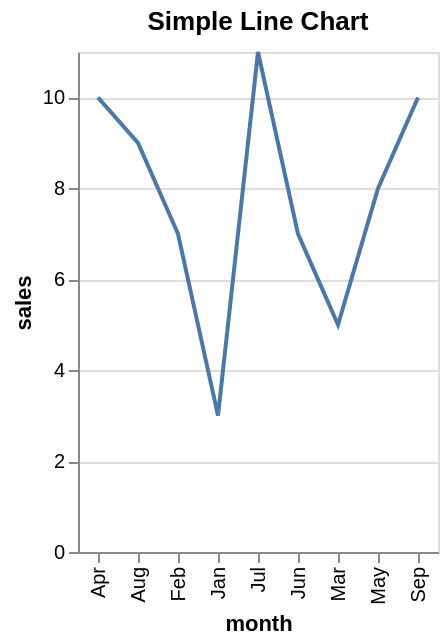

Vega-Lite specification for this chart:
### Vega-Lite specification from a JSON file in a GitHub repository (floating-point values rounded to 4 significant figures)
{"$schema": "https://vega.github.io/schema/vega-lite/v5.20.1.json", "config": {"view": {"continuousHeight": 300, "continuousWidth": 300}}, "data": {"name": "data-7236977939362759d3deb27d6bb3940b"}, "datasets": {"data-7236977939362759d3deb27d6bb3940b": [{"category": "A", "month": "Jan", "sales": 3, "value": 10}, {"category": "B", "month": "Feb", "sales": 7, "value": 15}, {"category": "C", "month": "Mar", "sales": 5, "value": 8}, {"category": "D", "month": "Apr", "sales": 10, "value": 20}, {"category": "E", "month": "May", "sales": 8, "value": 25}, {"category": "F", "month": "Jun", "sales": 7, "value": 12}, {"category": "G", "month": "Jul", "sales": 11, "value": 19}, {"category": "H", "month": "Aug", "sales": 9, "value": 21}, {"category": "I", "month": "Sep", "sales": 10, "value": 23}]}, "encoding": {"x": {"field": "month", "type": "nominal"}, "y": {"field": "sales", "type": "quantitative"}}, "height": 250, "mark": {"type": "line"}, "title": "Simple Line Chart", "width": "container"}
